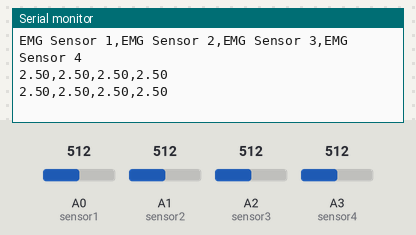
A sketch run on a simulated Arduino Uno, built with avr-gcc and run on an emulated ATmega328P. Shown: the last lines printed to the serial monitor. The test bench sets the inputs (shaded band); at power-on: A0 (sensor1) = 512, A1 (sensor2) = 512, A2 (sensor3) = 512, A3 (sensor4) = 512.

Above: at 1.8 s.
1.9 s: A0 (sensor1) set to 716
At 2.8 s:
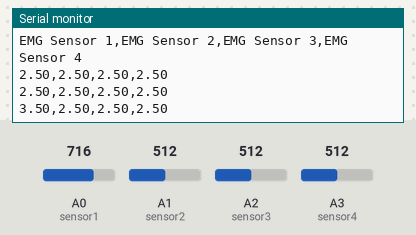
3.4 s: A1 (sensor2) set to 716
At 4.7 s:
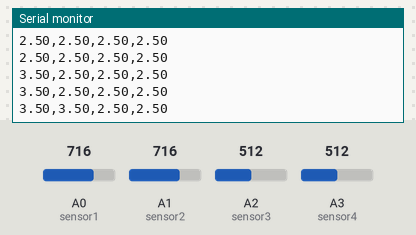
4.9 s: A2 (sensor3) set to 716
At 5.8 s:
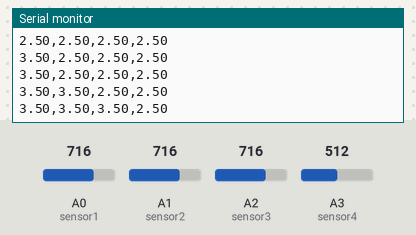
6.4 s: A3 (sensor4) set to 716
At 7.6 s:
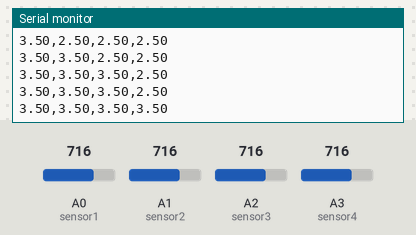
7.9 s: A0 (sensor1) set to 992
At 8.4 s:
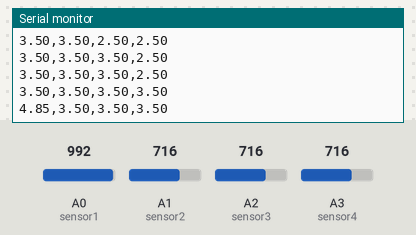
9.4 s: A1 (sensor2) set to 992
At 10.8 s:
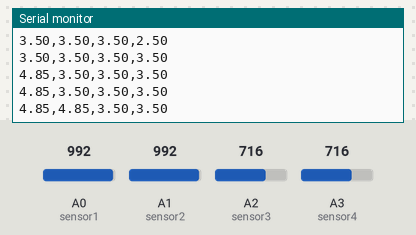
Timing chart, 0 to 11.9 s (numbered marks = the images above; inputs shaded):
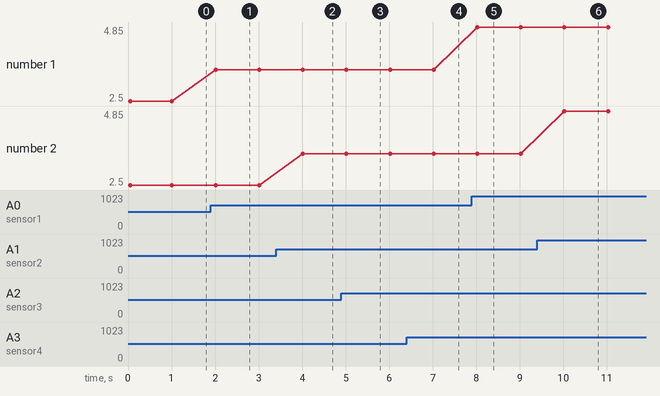

The sketch:

EmgToSerial.ino
```cpp
/********************************************************************
 * Read analog input of Myoware EMG sensor and convert it to voltage
 * printed to the serial port.
 ********************************************************************/

int sensor1 = A0;
int sensor2 = A1;
int sensor3 = A2;
int sensor4 = A3;

int sensorVal1 = 0;
int sensorVal2 = 0;
int sensorVal3 = 0;
int sensorVal4 = 0;

String sensorLabel1 = "EMG Sensor 1";
String sensorLabel2 = "EMG Sensor 2";
String sensorLabel3 = "EMG Sensor 3";
String sensorLabel4 = "EMG Sensor 4";

int freq = 1000;    //data collection frequency
bool flag = true;

void setup()
{
    // initialize serial communication at 9600 bits per second:
    Serial.begin(9600);
}

void loop()
{
    while(flag)
    {
        // Print EMG sensor labels
        Serial.print(sensorLabel1);
        Serial.print(",");
        Serial.print(sensorLabel2);
        Serial.print(",");
        Serial.print(sensorLabel3);
        Serial.print(",");
        Serial.println(sensorLabel4);
        flag = false;
    }

    sensorVal1 = analogRead(sensor1);               // Read the input on analog pin
    float voltage1 = sensorVal1 * (5.0 / 1023.0);   // Convert the analog reading to a voltage

    sensorVal2 = analogRead(sensor2);
    float voltage2 = sensorVal2 * (5.0 / 1023.0);

    sensorVal3 = analogRead(sensor3);
    float voltage3 = sensorVal3 * (5.0 / 1023.0);

    sensorVal4 = analogRead(sensor4);
    float voltage4 = sensorVal4 * (5.0 / 1023.0);

    // Print EMG readings to serial buffer
    Serial.print(voltage1);
    Serial.print(",");
    Serial.print(voltage2);
    Serial.print(",");
    Serial.print(voltage3);
    Serial.print(",");
    Serial.println(voltage4);

    delay(freq);

}
```

Measured:
- after the input at 1.9 s, the serial monitor: prints a new line after 0.11 s (image 1)
- after the input at 3.4 s, the serial monitor: prints a new line after 0.62 s (image 2)
- after the input at 4.9 s, the serial monitor: prints a new line after 0.12 s (image 3)
- after the input at 6.4 s, the serial monitor: prints a new line after 0.62 s (image 4)
- after the input at 7.9 s, the serial monitor: prints a new line after 0.12 s (image 5)
- after the input at 9.4 s, the serial monitor: prints a new line after 0.63 s (image 6)
- plotted number 1: 2.5 → 3.5 after the input at 1.9 s, 3.5 → 4.85 after the input at 7.9 s
